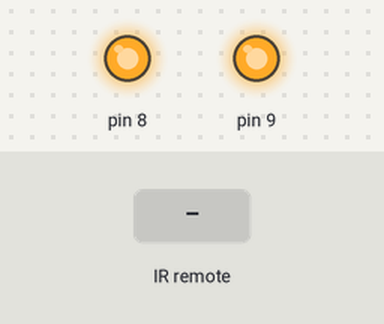
Simulated run of this sketch. Board: Arduino Uno, built with avr-gcc and run on an emulated ATmega328P. On the bench: output pins drawn as LEDs (lit = HIGH). The test bench sets the inputs (shaded band). What the sketch prints to the serial monitor is not drawn.

Above: at 1.2 s.
1.3 s: infrared code 0x22DD received
At 2.3 s:
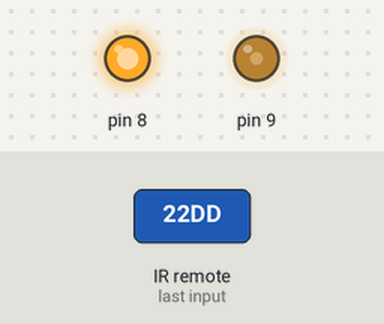
2.8 s: infrared code 0x6897 received
At 3.4 s:
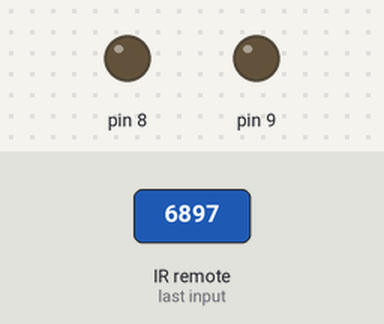
4.3 s: infrared code 0x38C7 received
At 4.6 s:
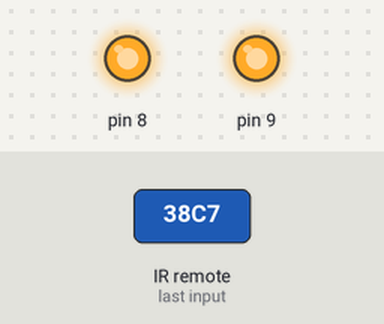
Timing chart, 0 to 7.3 s (numbered marks = the images above; inputs shaded):
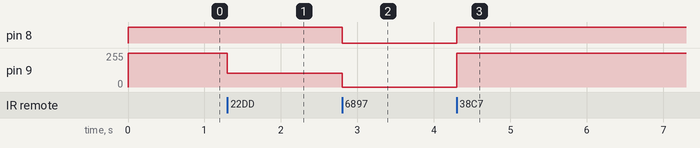

The sketch:

fanpwm.ino
```cpp
#include <IRremote.h>  //including infrared remote header file
int RECV_PIN = 7; // the pin where you connect the output pin of IR sensor
IRrecv irrecv(RECV_PIN);
decode_results results;
int value;

//configure Timer 1 (pins 9,10) to output 25kHz PWM
void setupTimer1() {
  //Set PWM frequency to about 25khz on pins 9,10 (timer 1 mode 10, no prescale, count to 320)
  TCCR1A = (1 << COM1A1) | (1 << COM1B1) | (1 << WGM11);
  TCCR1B = (1 << CS10) | (1 << WGM13);
  ICR1 = 320;
  OCR1A = 0;
  OCR1B = 0;
}

//equivalent of analogWrite on pin 9
void setPWM1A(float f) {
  f = f < 0 ? 0 : f > 1 ? 1 : f;
  OCR1A = (uint16_t)(320 * f);
}

void setup() {
  Serial.begin(9600);
  irrecv.enableIRIn();

  //enable outputs for Timer 1
  pinMode(9, OUTPUT); //1A
  setupTimer1();

  // MOSFET
  pinMode(8, OUTPUT); //1A
  digitalWrite(8, HIGH);

  //note that pin 11 will be unavailable for output in this mode!
  //example...
  setPWM1A(1.0f); //set duty to 100% on pin 9

}
void loop() {
  if (irrecv.decode(&results))// Returns 0 if no data ready, 1 if data ready.
  {
    value = results.value;// Results of decoding are stored in result.value
    Serial.print("Code: ");
    Serial.println(value); //prints the value a a button press
    Serial.println(" ");
    irrecv.resume(); // Restart the ISR state machine and Receive the next value

    if (value == -23971) {
      Serial.print("This is 1");
      digitalWrite(8, HIGH);
      setPWM1A(0.1f); //set duty to 50% on pin 9
    }
    else if (value == 25245) {
      Serial.print("This is 2");
      digitalWrite(8, HIGH);
      setPWM1A(0.2f); //set duty to 50% on pin 9
    }
    else if (value == -7651) {
      Serial.print("This is 3");
      digitalWrite(8, HIGH);
      setPWM1A(0.3f); //set duty to 50% on pin 9
    }
    else if (value == 8925) {
      Serial.print("This is 4");
      digitalWrite(8, HIGH);
      setPWM1A(0.4f); //set duty to 50% on pin 9
    }
    else if (value == 765) {
      Serial.print("This is 5");
      digitalWrite(8, HIGH);
      setPWM1A(0.5f); //set duty to 50% on pin 9
    }
    else if (value == -15811) {
      Serial.print("This is 6");
      digitalWrite(8, HIGH);
      setPWM1A(0.6f); //set duty to 50% on pin 9
    }
    else if (value == -8161) {
      Serial.print("This is 7");
      digitalWrite(8, HIGH);
      setPWM1A(0.7f); //set duty to 50% on pin 9
    }
    else if (value == -22441) {
      Serial.print("This is 8");
      digitalWrite(8, HIGH);
      setPWM1A(0.8f); //set duty to 50% on pin 9
    }
    else if (value == -28561) {
      Serial.print("This is 9");
      digitalWrite(8, HIGH);
      setPWM1A(0.9f); //set duty to 50% on pin 9
    }
    else if (value == -26521) {
      Serial.print("This is 0");
      digitalWrite(8, HIGH);
      setPWM1A(1.0f); //set duty to 50% on pin 9
    }
    else if (value == 26775) {
      Serial.print("This is *");
      setPWM1A(0.0f); //set duty to 50% on pin 9
      digitalWrite(8, LOW);
    }
    else if (value == -20401) {
      Serial.print("This is #");
      setPWM1A(0.0f); //set duty to 50% on pin 9
      digitalWrite(8, LOW);
    }
    else if (value == 14535) {
      Serial.print("This is OK");
      digitalWrite(8, HIGH);
      setPWM1A(1.0f); //set duty to 50% on pin 9
    }
    else if (value == 6375) {
      Serial.print("This is UP");
      setPWM1A(0.0f); //set duty to 50% on pin 9
      digitalWrite(8, LOW);
    }
    else if (value == 19125) {
      Serial.print("This is DOWN");
      setPWM1A(0.0f); //set duty to 50% on pin 9
      digitalWrite(8, LOW);
    }
    else if (value == 4335) {
      Serial.print("This is LEFT");
      setPWM1A(0.0f); //set duty to 50% on pin 9
      digitalWrite(8, LOW);
    }
    else if (value == 23205) {
      Serial.print("This is RIGHT");
      setPWM1A(0.0f); //set duty to 50% on pin 9
      digitalWrite(8, LOW);
    }
  }
}
```

Measured:
- after the input at 1.3 s, pin 9: 255/255 → 102/255 at once
- after the input at 2.8 s, pin 8: HIGH → LOW at once; pin 9: 102/255 → 0/255 at once
- after the input at 4.3 s, pin 8: LOW → HIGH at once; pin 9: 0/255 → 255/255 at once
